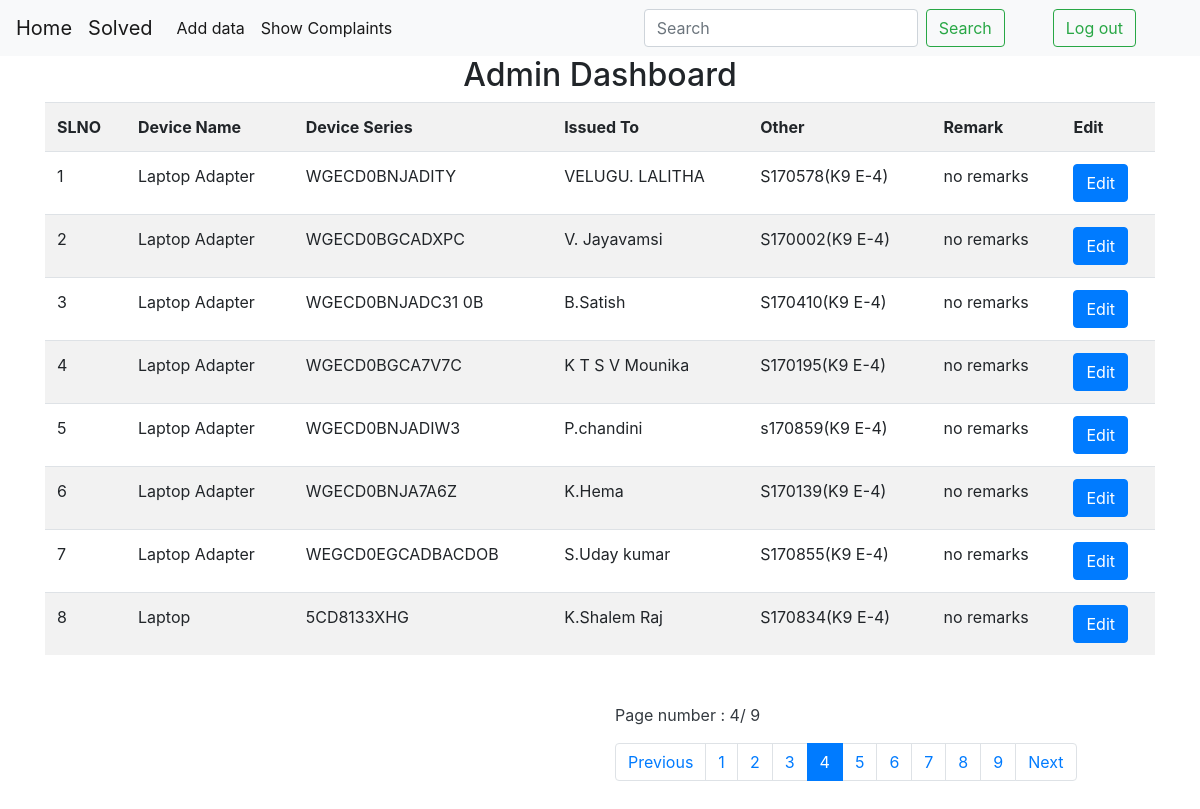
Screenshot of /dashboard/?page=4 with the database file from the repository.
### itapp/models.py (models this page shows)
class Itdb(models.Model):
	Device_Name = models.CharField(max_length = 100 , blank = True)
	Device_Serial = models.CharField(max_length = 100 , blank = True)
	Issued_To = models.CharField(max_length = 100 , blank = True)
	other = models.TextField(default = "no remarks")
	Remarks  = models.TextField(default = "no remarks")

### itapp/views.py (the view)
# urls.py: path("dashboard/" , views.admin_dashboard , name = "dashboard"),
def admin_dashboard(request):
	if 'q' in request.GET:
		q= request.GET['q']
		multiple_q = Q(Q(Device_Name__icontains =q) | Q(Device_Serial__icontains =q) |  Q(Issued_To__icontains =q) | Q(other__icontains =q))
		data =Itdb.objects.filter(multiple_q)
		context = {
			'data': data,
		}
		return render(request , 'admin_dashboard.html' , context)
	else:
		dobj = Itdb.objects.all()
		p = Paginator(dobj , 8 )
		page_num = request.GET.get('page' ,1)
		page = p.page(page_num)
		try:
			page = p.page(page_num)
		except EmptyPage:
			page = p.page(1)
		context = {
			'data': page,
		}
		return render(request , 'admin_dashboard.html' , context)

### itapp/templates/admin_dashboard.html (shortened to what this page needs)
{%load static%}
<!DOCTYPE html>
<html><head>
    <link rel="stylesheet" href="https://cdn.jsdelivr.net/npm/bootstrap@4.3.1/dist/css/bootstrap.min.css">
</head>
<body>
<nav class="navbar navbar-expand-lg navbar-light bg-light">
  <a class="navbar-brand" href="{% url 'dashboard' %}">Home</a>
  <a class="navbar-brand" href="{% url 'show_solved' %}">Solved</a>
  <div class="collapse navbar-collapse" id="navbarSupportedContent">
    <ul class="navbar-nav mr-auto">
      <li class="nav-item active">
        <a class="nav-link" href="{%url 'add_data'%}">Add data <span class="sr-only">(current)</span></a>
      </li>
      <li class="nav-item active">
        <a class="nav-link" href="{%url 'show_complaints'%}"> Show Complaints</a>
      </li>
    </ul>
    <form class="form-inline my-2 my-lg-0">
      <input class="form-control mr-sm-2" name = "q" type="search" placeholder="Search" aria-label="Search">
      <button class="btn btn-outline-success my-2 my-sm-0" type="submit">Search</button>
    </form>
     <div class="form-inline my-2 my-lg-0 mx-5">
      <a class="btn btn-outline-success my-2 my-sm-0 " href="{%url 'logout'%}">Log out</a>
    </div>
  </div>
</nav>
<div class="container">
 <center> <h2> Admin Dashboard</center>
<table class="table table-striped">
      <tbody><tr>
        <th>
          SLNO
        </th>
        <th>
          Device Name
        </th>
      <th>
      Device Series
      </th>
      <th>
        Issued To
      </th>
      <th>
        Other
      </th>
        <th>
       Remark
      </th>
        <th>
      Edit
      </th>
    </tr>
      {% for x in data%}
      <tr>
        <td>  {{forloop.counter}} </td>
        <td> {{x.Device_Name}} </td>
        <td > {{x.Device_Serial}} </td>
        <td> {{x.Issued_To}} </td>
        <td> {{x.other}}</td>
        <td>{{x.Remarks}}</td>
        <td>
       <a href="#exampleModalLong-{{forloop.counter}}" type="submit" class="btn btn-primary" data-toggle="modal" data-target="#exampleModalLong-{{forloop.counter}} ">
        Edit
      </a>
      </td> </tr>
      {% endfor %}
    </tbody></table>
</div>
<div class="continer ">
  <div class="row my-5  ">
    <div class="col-md-6 offset-md-6 text-dark">
      <p> Page number : {{data.number}}/ {{data.paginator.num_pages}} </p>
<nav aria-label="...">
  <ul class="pagination">
    <li class="page-item">
      {% if data.has_previous%}
      <a class="page-link"
      href="{%url 'dashboard' %}?page={{data.previous_page_number}}"  >Previous</a>
      {%endif%}
    </li>
    {%for num_page in data.paginator.page_range %}
    <br>
    {%if data.number == num_page%}
    <li class="page-item active" aria-current="page">
      <a class="page-link" href="{%url 'dashboard' %}?page={{num_page}}">{{num_page}}</a>
    </li>
    {%else%}
     <li class="page-item " aria-current="page">
      <a class="page-link" href="{%url 'dashboard' %}?page={{num_page}}">{{num_page}}</a>
    </li>
    {%endif%}
    <br>
    {%endfor%}
    <li class="page-item">
      {% if data.has_next%}
      <a class="page-link" href="{%url 'dashboard'%}?page={{data.next_page_number}}">Next</a>
      {%endif%}
    </li>
  </ul>
</nav>
    </div>
  </div>
</div>
</body>
</html>

### rows the page displays
Itdb: Device_Name "Laptop Adapter", Device_Serial "WGECD0BNJADITY", Issued_To "VELUGU. LALITHA", other "S170578(K9 E-4)", Remarks "no remarks"
Itdb: Device_Name "Laptop Adapter", Device_Serial "WGECD0BGCADXPC", Issued_To "V. Jayavamsi", other "S170002(K9 E-4)", Remarks "no remarks"
Itdb: Device_Name "Laptop Adapter", Device_Serial "WGECD0BNJADC31 0B", Issued_To "B.Satish", other "S170410(K9 E-4)", Remarks "no remarks"
Itdb: Device_Name "Laptop Adapter", Device_Serial "WGECD0BGCA7V7C", Issued_To "K T S V Mounika", other "S170195(K9 E-4)", Remarks "no remarks"
Itdb: Device_Name "Laptop Adapter", Device_Serial "WGECD0BNJADIW3", Issued_To "P.chandini", other "s170859(K9 E-4)", Remarks "no remarks"
Itdb: Device_Name "Laptop Adapter", Device_Serial "WGECD0BNJA7A6Z", Issued_To "K.Hema", other "S170139(K9 E-4)", Remarks "no remarks"
Itdb: Device_Name "Laptop Adapter", Device_Serial "WEGCD0EGCADBACDOB", Issued_To "S.Uday kumar", other "S170855(K9 E-4)", Remarks "no remarks"
Itdb: Device_Name "Laptop", Device_Serial "5CD8133XHG", Issued_To "K.Shalem Raj", other "S170834(K9 E-4)", Remarks "no remarks"

### other values shown
{{ data.number }} "4"
{{ data.paginator.num_pages }} "9"
{{ num_page }} "1" "2" "3" "5" "6" "7" "8" "9"
{{ num_page }} "4"
